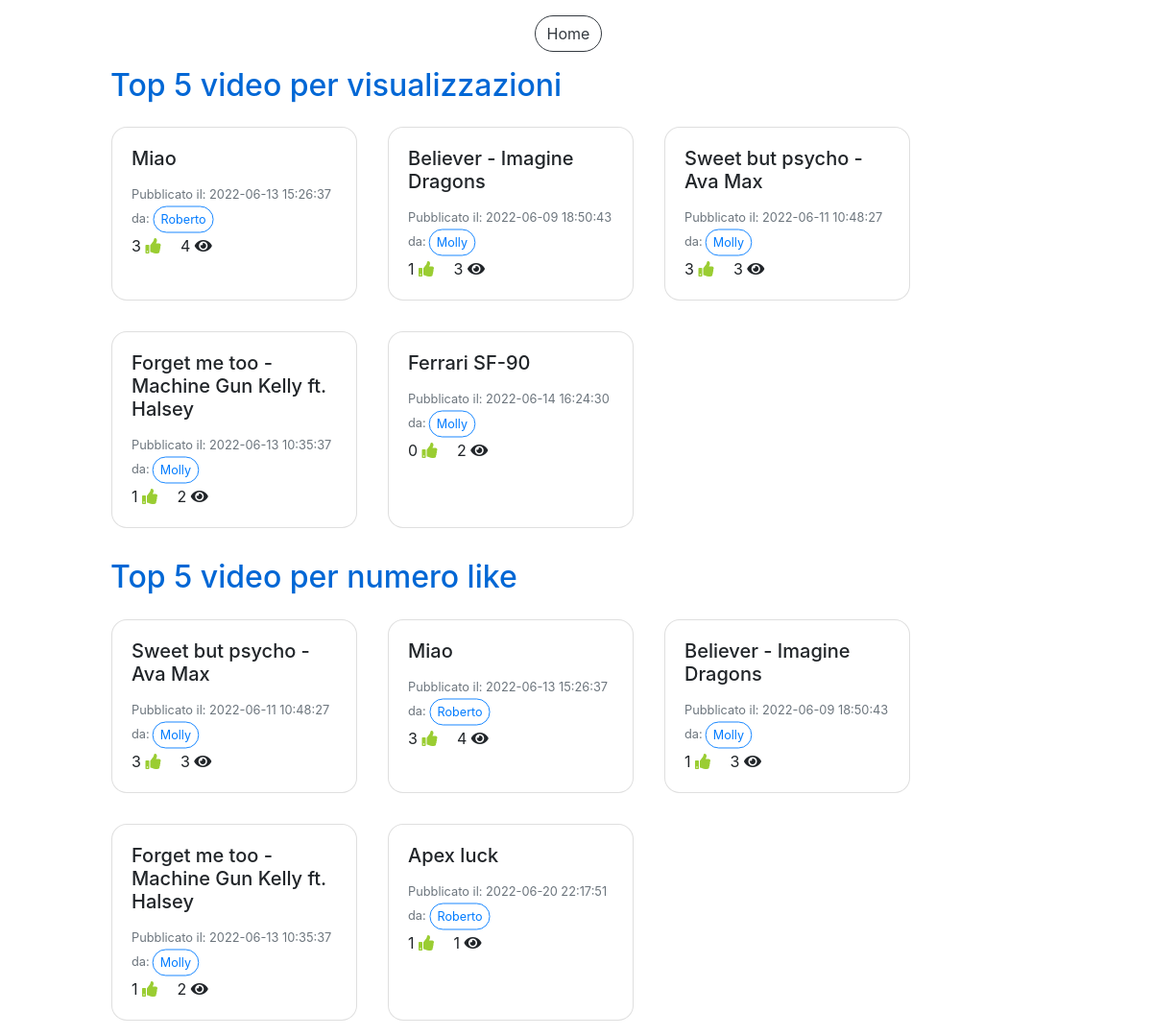
Screenshot of /top5.php (signed in) with the database file from the repository.
### tables this page shows
CREATE TABLE `video` (
  `IdVideo` int(11) NOT NULL,
  `Titolo` varchar(100) NOT NULL,
  `SorgenteVideo` varchar(300) NOT NULL,
  `DataPubblicazione` datetime NOT NULL DEFAULT current_timestamp(),
  `NumeroLike` int(11) NOT NULL DEFAULT 0,
  `NumeroVisualizzazioni` int(11) NOT NULL DEFAULT 0,
  `IdAccount` int(11) NOT NULL
);

CREATE TABLE `accounts` (
  `IdAccount` int(11) NOT NULL,
  `Username` varchar(40) NOT NULL,
  `Mail` varchar(40) NOT NULL,
  `Password` varchar(100) NOT NULL,
  `Canale` tinyint(1) NOT NULL,
  `NumeroIscritti` int(11) DEFAULT NULL
);

### top5.php (the view, shortened to what this page needs)
<!DOCTYPE html>
<html>
<head>
  <link rel="stylesheet" href="css/style.css">
  <link rel="stylesheet" href="css/custom_style.css">
</head>
<body>
  <?php
    include("db.php");
  ?>
  <div class="container-fluid pt-3">
    <div class="row justify-content-center">
      <button type="button" class="btn btn-outline-dark mr-3" onclick="location.href='home.php'">Home</button>
    </div>
    <div class="row justify-content-center">
      <div class="col-10">
        <h2 class="titleText mt-3">Top 5 video per visualizzazioni</h2>
        <div class="row">
        <?php
          $sql="SELECT * FROM Video v JOIN Accounts a ON v.IdAccount=a.IdAccount ORDER BY NumeroVisualizzazioni DESC LIMIT 5";
          $query=$db->prepare($sql);
          $query->execute();
          $ris=$query->fetchAll();
          foreach($ris as $row) {
            $sql="SELECT * FROM Video v, Visualizzazioni vis, Accounts a WHERE v.IdVideo=vis.IdVideo AND a.IdAccount=vis.IdAccount AND vis.IdAccount=? AND vis.IdVideo=?";
            $query=$db->prepare($sql);
            $dati=array($_SESSION["loginID"], $row["IdVideo"]);
            $query->execute($dati);
            $risVis=$query->fetchAll();
            $tempoVis=-1;
            $creator=$row["Username"];
            foreach($risVis as $vis) {
              $tempoVis=$vis["TempoVisualizzazione"];
            }
            echo '<div class="card card-video m-3" style="width: 16rem;">
                    <div class="card-body card-video" onclick="cardOnClick(\''. $row["IdVideo"] .'\',\''. $row["Titolo"] .'\',\''. $row["SorgenteVideo"] .'\',\''. $tempoVis .'\',\''. $creator .'\')">
                      <h5 class="card-title card-video">'. $row["Titolo"] .'</h5>
                      <p class="card-text card-video">
                        <small class="text-muted">Pubblicato il: '. $row["DataPubblicazione"] .'<br>da:<button type="button" class="btn btn-outline-primary btn-sm mini">'. $creator .'</button></small><br>
                        '. $row["NumeroLike"] .' <i class="fa fa-thumbs-up mr-3"></i>
                        '. $row["NumeroVisualizzazioni"] .' <i class="fa fa-eye"></i>
                      </p>
                    </div>
                  </div>';
          }
        ?>
        </div>
        <h2 class="titleText mt-3">Top 5 video per numero like</h2>
        <div class="row">
        <?php
          $sql="SELECT * FROM Video v JOIN Accounts a ON v.IdAccount=a.IdAccount ORDER BY v.NumeroLike DESC LIMIT 5";
          $query=$db->prepare($sql);
          $query->execute();
          $ris=$query->fetchAll();
          foreach($ris as $row) {
            $sql="SELECT * FROM Video v, Visualizzazioni vis, Accounts a WHERE v.IdVideo=vis.IdVideo AND a.IdAccount=vis.IdAccount AND vis.IdAccount=? AND vis.IdVideo=?";
            $query=$db->prepare($sql);
            $dati=array($_SESSION["loginID"], $row["IdVideo"]);
            $query->execute($dati);
            $risVis=$query->fetchAll();
            $tempoVis=-1;
            $creator=$row["Username"];
            foreach($risVis as $vis) {
              $tempoVis=$vis["TempoVisualizzazione"];
            }
            echo '<div class="card card-video m-3" style="width: 16rem;">
                    <div class="card-body card-video" onclick="cardOnClick(\''. $row["IdVideo"] .'\',\''. $row["Titolo"] .'\',\''. $row["SorgenteVideo"] .'\',\''. $tempoVis .'\',\''. $creator .'\')">
                      <h5 class="card-title card-video">'. $row["Titolo"] .'</h5>
                      <p class="card-text card-video">
                        <small class="text-muted">Pubblicato il: '. $row["DataPubblicazione"] .'<br>da:<button type="button" class="btn btn-outline-primary btn-sm mini">'. $creator .'</button></small><br>
                        '. $row["NumeroLike"] .' <i class="fa fa-thumbs-up mr-3"></i>
                        '. $row["NumeroVisualizzazioni"] .' <i class="fa fa-eye"></i>
                      </p>
                    </div>
                  </div>';
          }
        ?>
        </div>
      </div>
    </div>
  </div>
</body>
</html>

### css/custom_style.css (style rules this page uses)
* { transition: 0.4s; }
div, h2, p { cursor: default; }
.card-video,.card-playlist,.card-post { cursor: pointer; }
.fa-thumbs-up { color: yellowgreen; }
body { height: 100vh; overflow: auto; }
.btn,.form-control,.custom-select { border-radius: 2rem; }
.mini { transform: scale(0.9); }
.card { border-radius: 1rem; }
.titleText { color: #0067d5; }

### rows the page displays
video: Titolo "Miao", DataPubblicazione "2022-06-13 15:26:37", IdAccount.Username "Roberto", NumeroLike "3", NumeroVisualizzazioni "4"
video: Titolo "Believer - Imagine Dragons", DataPubblicazione "2022-06-09 18:50:43", IdAccount.Username "Molly", NumeroLike "1", NumeroVisualizzazioni "3"
video: Titolo "Sweet but psycho - Ava Max", DataPubblicazione "2022-06-11 10:48:27", IdAccount.Username "Molly", NumeroLike "3", NumeroVisualizzazioni "3"
video: Titolo "Forget me too - Machine Gun Kelly ft. Halsey", DataPubblicazione "2022-06-13 10:35:37", IdAccount.Username "Molly", NumeroLike "1", NumeroVisualizzazioni "2"
video: Titolo "Ferrari SF-90", DataPubblicazione "2022-06-14 16:24:30", IdAccount.Username "Molly", NumeroLike "0", NumeroVisualizzazioni "2"
video: Titolo "Apex luck", DataPubblicazione "2022-06-20 22:17:51", IdAccount.Username "Roberto", NumeroLike "1", NumeroVisualizzazioni "1"
